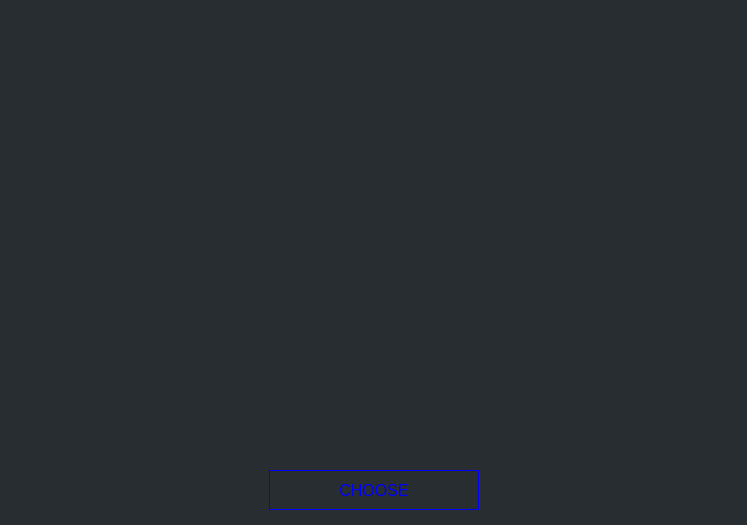
<?xml version="1.0" encoding="UTF-8"?>
<ui version="4.0">
 <class>AddressBookDialog</class>
 <widget class="QDialog" name="AddressBookDialog">
  <property name="geometry">
   <rect>
    <x>0</x>
    <y>0</y>
    <width>747</width>
    <height>525</height>
   </rect>
  </property>
  <property name="font">
   <font>
    <family>Lato</family>
   </font>
  </property>
  <property name="windowTitle">
   <string>Select address</string>
  </property>
  <property name="styleSheet">
   <string notr="true">background-color: #282d31; color: #ddd;</string>
  </property>
  <layout class="QVBoxLayout" name="verticalLayout">
   <property name="leftMargin">
    <number>15</number>
   </property>
   <property name="topMargin">
    <number>15</number>
   </property>
   <property name="rightMargin">
    <number>15</number>
   </property>
   <property name="bottomMargin">
    <number>15</number>
   </property>
   <item>
    <widget class="QTreeView" name="m_addressBookView">
     <property name="font">
      <font>
       <pointsize>-1</pointsize>
      </font>
     </property>
     <property name="styleSheet">
      <string notr="true">background-color: #282d31; color: #ddd; border: 0px;
font-size: 13px;</string>
     </property>
    </widget>
   </item>
   <item>
    <layout class="QHBoxLayout" name="horizontalLayout">
     <item>
      <spacer name="horizontalSpacer">
       <property name="orientation">
        <enum>Qt::Horizontal</enum>
       </property>
       <property name="sizeHint" stdset="0">
        <size>
         <width>40</width>
         <height>20</height>
        </size>
       </property>
      </spacer>
     </item>
     <item>
      <widget class="QPushButton" name="m_okButton">
       <property name="minimumSize">
        <size>
         <width>210</width>
         <height>40</height>
        </size>
       </property>
       <property name="font">
        <font>
         <pointsize>-1</pointsize>
        </font>
       </property>
       <property name="styleSheet">
        <string notr="true">color: blue; background-color: #1; border: 1px solid blue; font-size: 16px;</string>
       </property>
       <property name="text">
        <string>CHOOSE</string>
       </property>
      </widget>
     </item>
     <item>
      <spacer name="horizontalSpacer_2">
       <property name="orientation">
        <enum>Qt::Horizontal</enum>
       </property>
       <property name="sizeHint" stdset="0">
        <size>
         <width>40</width>
         <height>20</height>
        </size>
       </property>
      </spacer>
     </item>
    </layout>
   </item>
  </layout>
 </widget>
 <resources/>
 <connections>
  <connection>
   <sender>m_okButton</sender>
   <signal>clicked()</signal>
   <receiver>AddressBookDialog</receiver>
   <slot>accept()</slot>
   <hints>
    <hint type="sourcelabel">
     <x>694</x>
     <y>499</y>
    </hint>
    <hint type="destinationlabel">
     <x>373</x>
     <y>262</y>
    </hint>
   </hints>
  </connection>
  <connection>
   <sender>m_addressBookView</sender>
   <signal>doubleClicked(QModelIndex)</signal>
   <receiver>AddressBookDialog</receiver>
   <slot>accept()</slot>
   <hints>
    <hint type="sourcelabel">
     <x>373</x>
     <y>242</y>
    </hint>
    <hint type="destinationlabel">
     <x>373</x>
     <y>262</y>
    </hint>
   </hints>
  </connection>
 </connections>
</ui>
